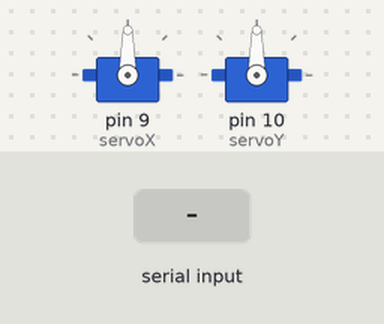
Recording of a sketch running on a simulated Arduino Uno, built with avr-gcc and run on an emulated ATmega328P. On the bench: 2 × servo. Inputs (shaded band) come from the test bench.

Above: at 1.2 s.
1.3 s: "90,45\n" received over Serial
At 2.1 s:
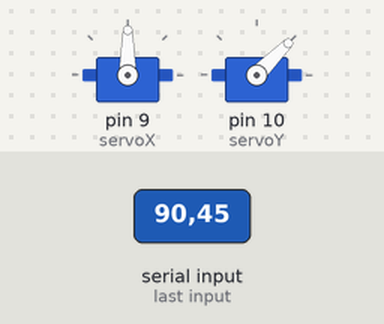
2.8 s: "30,150\n" received over Serial
At 3.3 s:
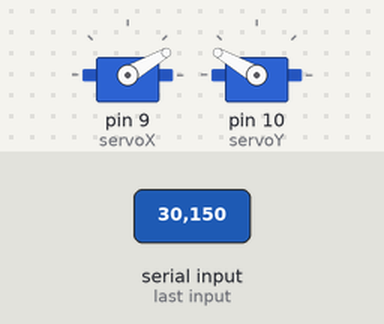
4.3 s: "1,90\n" received over Serial
At 5.6 s:
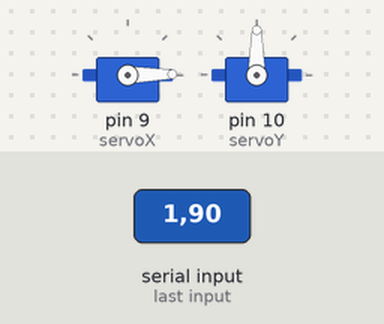
Timing chart, 0 to 7.3 s (numbered marks = the images above; inputs shaded):
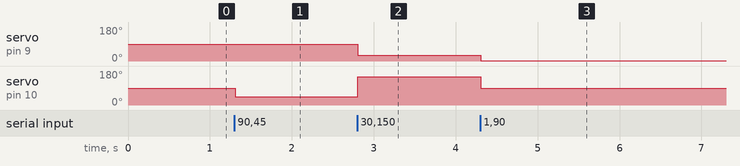

The sketch:

Arduino_Code.ino
```cpp
#include <Servo.h>

#include <Servo.h>

Servo servoX;  // create servo object for the X axis
Servo servoY;  // create servo object for the Y axis

void setup() {
  Serial.begin(9600);  // initialize serial communication
  servoX.attach(9);    // attaches the servo on pin 9 to the servo object
  servoY.attach(10);   // attaches the servo on pin 10 to the servo object
  servoX.write(90);    // initial position
  servoY.write(90);    // initial position
}

void loop() {
  if (Serial.available() > 0) {
    String data = Serial.readStringUntil('\n');
    int delimiterIndex = data.indexOf(',');
    if (delimiterIndex != -1) {
      String xString = data.substring(0, delimiterIndex);
      String yString = data.substring(delimiterIndex + 1);
      int xPos = xString.toInt();
      int yPos = yString.toInt();
      servoX.write(xPos);
      servoY.write(yPos);
    }
  }
}
```

Measured:
- after the input at 1.3 s, servo on pin 10 (servoY): 90° → 45° at once
- after the input at 2.8 s, servo on pin 9 (servoX): 90° → 30° at once; servo on pin 10 (servoY): 45° → 150° at once
- after the input at 4.3 s, servo on pin 9 (servoX): 30° → 1° at once; servo on pin 10 (servoY): 150° → 90° at once
